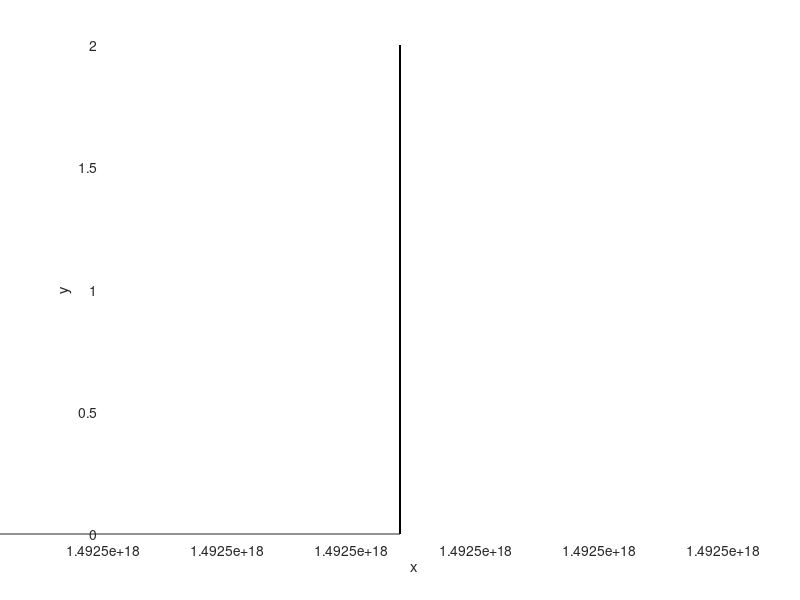

Reproduce this figure in MATLAB.
clear all;
close all;
h = figure;
set(gcf, 'units', 'points', 'position', [0, 0, 1600, 200]);
xlabel('x');
ylabel('y');
rectangle('Position', [1492530337316458368, 1, 72415872, 1], 'FaceColor', [0.000000 0.000000 1.000000]);
rectangle('Position', [1492530337389465472, 0, 111744, 1], 'FaceColor', [0.000000 1.000000 0.000000]);
rectangle('Position', [1492530337393851904, 1, 72402528, 1], 'FaceColor', [0.000000 0.000000 1.000000]);
rectangle('Position', [1492530337466555680, 0, 106176, 1], 'FaceColor', [0.000000 1.000000 0.000000]);
rectangle('Position', [1492530337469457536, 1, 72480480, 1], 'FaceColor', [0.000000 0.000000 1.000000]);
rectangle('Position', [1492530337542796480, 0, 106528, 1], 'FaceColor', [0.000000 1.000000 0.000000]);
rectangle('Position', [1492530337545227648, 1, 72428832, 1], 'FaceColor', [0.000000 0.000000 1.000000]);
rectangle('Position', [1492530337617957440, 0, 106176, 1], 'FaceColor', [0.000000 1.000000 0.000000]);
rectangle('Position', [1492530337621471040, 1, 72433056, 1], 'FaceColor', [0.000000 0.000000 1.000000]);
rectangle('Position', [1492530337694361536, 0, 106368, 1], 'FaceColor', [0.000000 1.000000 0.000000]);
rectangle('Position', [1492530337696898336, 1, 72440960, 1], 'FaceColor', [0.000000 0.000000 1.000000]);
rectangle('Position', [1492530337769443040, 0, 105696, 1], 'FaceColor', [0.000000 1.000000 0.000000]);
rectangle('Position', [1492530339326439648, 1, 72464352, 1], 'FaceColor', [0.000000 0.000000 1.000000]);
rectangle('Position', [1492530339400029696, 0, 113184, 1], 'FaceColor', [0.000000 1.000000 0.000000]);
rectangle('Position', [1492530339403386752, 1, 72479936, 1], 'FaceColor', [0.000000 0.000000 1.000000]);
rectangle('Position', [1492530339476909952, 0, 105728, 1], 'FaceColor', [0.000000 1.000000 0.000000]);
rectangle('Position', [1492530339479199488, 1, 72464032, 1], 'FaceColor', [0.000000 0.000000 1.000000]);
rectangle('Position', [1492530339553034240, 0, 107936, 1], 'FaceColor', [0.000000 1.000000 0.000000]);
rectangle('Position', [1492530339554893824, 1, 72513888, 1], 'FaceColor', [0.000000 0.000000 1.000000]);
rectangle('Position', [1492530339628588704, 0, 106464, 1], 'FaceColor', [0.000000 1.000000 0.000000]);
rectangle('Position', [1492530339630870976, 1, 72497120, 1], 'FaceColor', [0.000000 0.000000 1.000000]);
rectangle('Position', [1492530339703699328, 0, 105312, 1], 'FaceColor', [0.000000 1.000000 0.000000]);
rectangle('Position', [1492530339706946208, 1, 72470240, 1], 'FaceColor', [0.000000 0.000000 1.000000]);
rectangle('Position', [1492530339780295296, 0, 106112, 1], 'FaceColor', [0.000000 1.000000 0.000000]);
rectangle('Position', [1492530339782203168, 1, 72504416, 1], 'FaceColor', [0.000000 0.000000 1.000000]);
rectangle('Position', [1492530339855058144, 0, 105088, 1], 'FaceColor', [0.000000 1.000000 0.000000]);
rectangle('Position', [1492530339858415648, 1, 72480320, 1], 'FaceColor', [0.000000 0.000000 1.000000]);
rectangle('Position', [1492530339931755584, 0, 105696, 1], 'FaceColor', [0.000000 1.000000 0.000000]);
rectangle('Position', [1492530339933693472, 1, 72513952, 1], 'FaceColor', [0.000000 0.000000 1.000000]);
rectangle('Position', [1492530340006525120, 0, 106016, 1], 'FaceColor', [0.000000 1.000000 0.000000]);
rectangle('Position', [1492530352202678848, 1, 72591008, 1], 'FaceColor', [0.000000 0.000000 1.000000]);
rectangle('Position', [1492530352275576672, 0, 109216, 1], 'FaceColor', [0.000000 1.000000 0.000000]);
rectangle('Position', [1492530352279616864, 1, 72587264, 1], 'FaceColor', [0.000000 0.000000 1.000000]);
rectangle('Position', [1492530352352520224, 0, 109344, 1], 'FaceColor', [0.000000 1.000000 0.000000]);
rectangle('Position', [1492530352356537984, 1, 72583840, 1], 'FaceColor', [0.000000 0.000000 1.000000]);
rectangle('Position', [1492530352429452672, 0, 111776, 1], 'FaceColor', [0.000000 1.000000 0.000000]);
rectangle('Position', [1492530360493038560, 1, 72625824, 1], 'FaceColor', [0.000000 0.000000 1.000000]);
rectangle('Position', [1492530360566576800, 0, 109440, 1], 'FaceColor', [0.000000 1.000000 0.000000]);
rectangle('Position', [1492530360568495168, 1, 72626944, 1], 'FaceColor', [0.000000 0.000000 1.000000]);
rectangle('Position', [1492530360641463008, 0, 109952, 1], 'FaceColor', [0.000000 1.000000 0.000000]);
rectangle('Position', [1492530360644319040, 1, 72604512, 1], 'FaceColor', [0.000000 0.000000 1.000000]);
rectangle('Position', [1492530360717581088, 0, 111904, 1], 'FaceColor', [0.000000 1.000000 0.000000]);
rectangle('Position', [1492530360719476288, 1, 72622656, 1], 'FaceColor', [0.000000 0.000000 1.000000]);
rectangle('Position', [1492530360792458752, 0, 110208, 1], 'FaceColor', [0.000000 1.000000 0.000000]);
rectangle('Position', [1492530365967086880, 1, 72611456, 1], 'FaceColor', [0.000000 0.000000 1.000000]);
rectangle('Position', [1492530366040003744, 0, 110464, 1], 'FaceColor', [0.000000 1.000000 0.000000]);
rectangle('Position', [1492530366042864064, 1, 72628768, 1], 'FaceColor', [0.000000 0.000000 1.000000]);
rectangle('Position', [1492530366116416992, 0, 111936, 1], 'FaceColor', [0.000000 1.000000 0.000000]);
rectangle('Position', [1492530366118858336, 1, 72622176, 1], 'FaceColor', [0.000000 0.000000 1.000000]);
rectangle('Position', [1492530366192416960, 0, 119104, 1], 'FaceColor', [0.000000 1.000000 0.000000]);
rectangle('Position', [1492530366194830848, 1, 72624384, 1], 'FaceColor', [0.000000 0.000000 1.000000]);
rectangle('Position', [1492530366267821952, 0, 110720, 1], 'FaceColor', [0.000000 1.000000 0.000000]);
rectangle('Position', [1492530366270403328, 1, 72614176, 1], 'FaceColor', [0.000000 0.000000 1.000000]);
rectangle('Position', [1492530366344295648, 0, 110528, 1], 'FaceColor', [0.000000 1.000000 0.000000]);
rectangle('Position', [1492530366346323328, 1, 72633248, 1], 'FaceColor', [0.000000 0.000000 1.000000]);
rectangle('Position', [1492530366419693088, 0, 109824, 1], 'FaceColor', [0.000000 1.000000 0.000000]);
rectangle('Position', [1492530366423389824, 1, 72624832, 1], 'FaceColor', [0.000000 0.000000 1.000000]);
rectangle('Position', [1492530366496650240, 0, 111200, 1], 'FaceColor', [0.000000 1.000000 0.000000]);
rectangle('Position', [1492530366498394304, 1, 72629696, 1], 'FaceColor', [0.000000 0.000000 1.000000]);
rectangle('Position', [1492530366571889760, 0, 111392, 1], 'FaceColor', [0.000000 1.000000 0.000000]);
rectangle('Position', [1492530368493847424, 1, 72628960, 1], 'FaceColor', [0.000000 0.000000 1.000000]);
rectangle('Position', [1492530368567894016, 0, 109984, 1], 'FaceColor', [0.000000 1.000000 0.000000]);
rectangle('Position', [1492530368570602144, 1, 72646144, 1], 'FaceColor', [0.000000 0.000000 1.000000]);
rectangle('Position', [1492530368644281216, 0, 110976, 1], 'FaceColor', [0.000000 1.000000 0.000000]);
rectangle('Position', [1492530368646319200, 1, 72621504, 1], 'FaceColor', [0.000000 0.000000 1.000000]);
rectangle('Position', [1492530368720007872, 0, 113696, 1], 'FaceColor', [0.000000 1.000000 0.000000]);
rectangle('Position', [1492530368722304640, 1, 72647360, 1], 'FaceColor', [0.000000 0.000000 1.000000]);
rectangle('Position', [1492530368795777184, 0, 112000, 1], 'FaceColor', [0.000000 1.000000 0.000000]);
rectangle('Position', [1492530368798094176, 1, 72627072, 1], 'FaceColor', [0.000000 0.000000 1.000000]);
rectangle('Position', [1492530368871974528, 0, 116544, 1], 'FaceColor', [0.000000 1.000000 0.000000]);
rectangle('Position', [1492530368873839680, 1, 72642496, 1], 'FaceColor', [0.000000 0.000000 1.000000]);
rectangle('Position', [1492530368946824128, 0, 113664, 1], 'FaceColor', [0.000000 1.000000 0.000000]);
rectangle('Position', [1492530368949964064, 1, 72632736, 1], 'FaceColor', [0.000000 0.000000 1.000000]);
rectangle('Position', [1492530369024028288, 0, 111936, 1], 'FaceColor', [0.000000 1.000000 0.000000]);
rectangle('Position', [1492530369025842656, 1, 72645696, 1], 'FaceColor', [0.000000 0.000000 1.000000]);
rectangle('Position', [1492530369098818592, 0, 112256, 1], 'FaceColor', [0.000000 1.000000 0.000000]);
rectangle('Position', [1492530371842103840, 1, 72669824, 1], 'FaceColor', [0.000000 0.000000 1.000000]);
rectangle('Position', [1492530371915456512, 0, 110752, 1], 'FaceColor', [0.000000 1.000000 0.000000]);
rectangle('Position', [1492530371918325312, 1, 72647264, 1], 'FaceColor', [0.000000 0.000000 1.000000]);
rectangle('Position', [1492530371991305120, 0, 110528, 1], 'FaceColor', [0.000000 1.000000 0.000000]);
rectangle('Position', [1492530371993805536, 1, 72666880, 1], 'FaceColor', [0.000000 0.000000 1.000000]);
rectangle('Position', [1492530372067797280, 0, 113856, 1], 'FaceColor', [0.000000 1.000000 0.000000]);
rectangle('Position', [1492530372070519552, 1, 72649536, 1], 'FaceColor', [0.000000 0.000000 1.000000]);
rectangle('Position', [1492530372144121920, 0, 117792, 1], 'FaceColor', [0.000000 1.000000 0.000000]);
rectangle('Position', [1492530372146844288, 1, 72645920, 1], 'FaceColor', [0.000000 0.000000 1.000000]);
rectangle('Position', [1492530372219806784, 0, 110688, 1], 'FaceColor', [0.000000 1.000000 0.000000]);
rectangle('Position', [1492530372223292064, 1, 72641536, 1], 'FaceColor', [0.000000 0.000000 1.000000]);
rectangle('Position', [1492530372296687872, 0, 112032, 1], 'FaceColor', [0.000000 1.000000 0.000000]);
rectangle('Position', [1492530372299250432, 1, 72650944, 1], 'FaceColor', [0.000000 0.000000 1.000000]);
rectangle('Position', [1492530372372397120, 0, 111040, 1], 'FaceColor', [0.000000 1.000000 0.000000]);
rectangle('Position', [1492530372375327840, 1, 72646336, 1], 'FaceColor', [0.000000 0.000000 1.000000]);
rectangle('Position', [1492530372449104064, 0, 117888, 1], 'FaceColor', [0.000000 1.000000 0.000000]);
rectangle('Position', [1492530372451162432, 1, 72650752, 1], 'FaceColor', [0.000000 0.000000 1.000000]);
rectangle('Position', [1492530372524858816, 0, 112928, 1], 'FaceColor', [0.000000 1.000000 0.000000]);
rectangle('Position', [1492530372527768160, 1, 72647936, 1], 'FaceColor', [0.000000 0.000000 1.000000]);
rectangle('Position', [1492530372600698592, 0, 111232, 1], 'FaceColor', [0.000000 1.000000 0.000000]);
saveas(h, 'file', 'png');
